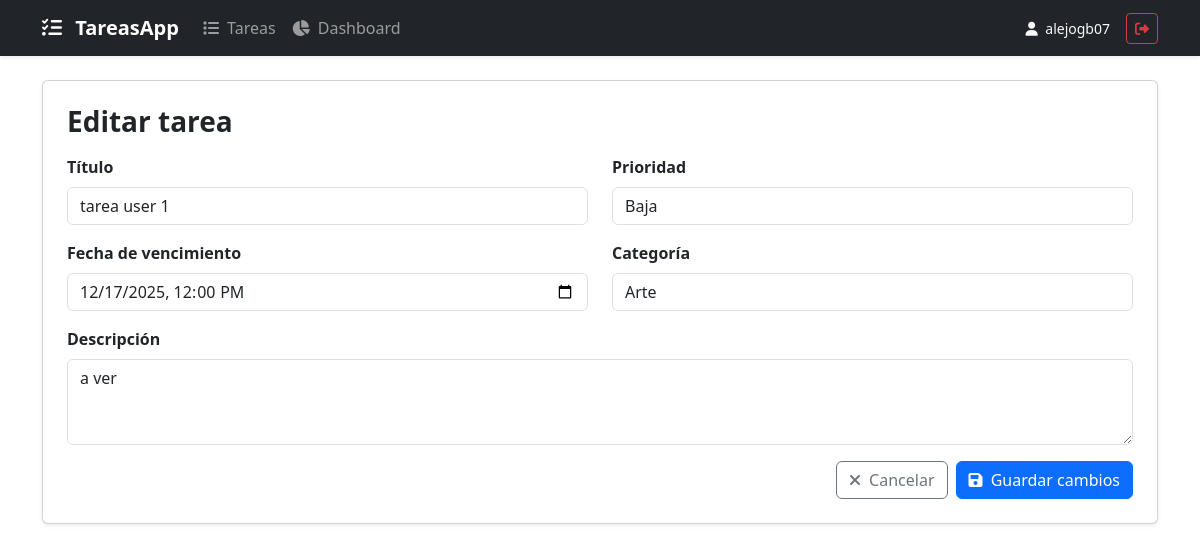
Page /editar/30/ (signed in) on the committed database.
### tareas/models.py (models this page shows, shortened)
class Tarea(models.Model):
    PRIORIDADES = [
        ('baja', 'Baja'),
        ('media', 'Media'),
        ('alta', 'Alta'),
    ]
    ESTADOS = [
        ('pendiente', 'Pendiente'),
        ('completada', 'Completada'),
    ]
    user = models.ForeignKey(User, on_delete=models.CASCADE, null=True, blank=True)
    titulo = models.CharField(max_length=255)
    descripcion = models.TextField(blank=True)
    fecha_creacion = models.DateTimeField(auto_now_add=True)
    fecha_vencimiento = models.DateTimeField(null=True, blank=True)
    prioridad = models.CharField(max_length=10, choices=PRIORIDADES, default='media')
    categoria = models.ForeignKey(Categoria, on_delete=models.SET_NULL, null=True, blank=True)
    estado = models.CharField(max_length=12, choices=ESTADOS, default='pendiente', blank=True, null=True)

### tareas/views.py (the view, shortened to what this page needs)
# urls.py: path('editar/<int:pk>/', EditarTareaView.as_view(), name='editar'),
class EditarTareaView(LoginRequiredMixin, UpdateView):
    model = Tarea
    form_class = TareaForm
    template_name = "tareas/editar.html"
    success_url = reverse_lazy("lista")
    def get_queryset(self):
        return Tarea.objects.filter(user=self.request.user)

### tareas/forms.py (shortened to what this page needs)
class TareaForm(forms.ModelForm):
    class Meta:
        model = Tarea
        fields = ["titulo", "descripcion", "fecha_vencimiento", "prioridad", "categoria", "estado"]
        widgets = {
            "titulo": forms.TextInput(attrs={"class": "form-control", "placeholder": "Título"}),
            "descripcion": forms.Textarea(attrs={"class": "form-control", "rows": 3, "placeholder": "Descripción"}),
            "fecha_vencimiento": forms.DateTimeInput(attrs={"class": "form-control", "type": "datetime-local"}),
            "prioridad": forms.Select(attrs={"class": "form-control"}),
            "categoria": forms.Select(attrs={"class": "form-control"}),
            "estado": forms.Select(attrs={"class": "form-control"}),
        }

### tareas/models.py (called while the page is built)
    def __str__(self):
        return self.nombre

### tareas/templates/tareas/editar.html (shortened to what this page needs)
{% extends "base.html" %}
{% block content %}
<div class="card shadow-sm p-4">
    <h3 class="fw-bold mb-3">Editar tarea</h3>
    <form method="POST">
        <div class="row">
            <div class="col-md-6 mb-3">
                <label class="form-label fw-semibold">Título</label>
                {{ form.titulo }}
            </div>
            <div class="col-md-6 mb-3">
                <label class="form-label fw-semibold">Prioridad</label>
                {{ form.prioridad }}
            </div>
            <div class="col-md-6 mb-3">
                <label class="form-label fw-semibold">Fecha de vencimiento</label>
                {{ form.fecha_vencimiento }}
            </div>
            <div class="col-md-6 mb-3">
                <label class="form-label fw-semibold">Categoría</label>
                {{ form.categoria }}
            </div>
            <div class="col-md-12 mb-3">
                <label class="form-label fw-semibold">Descripción</label>
                {{ form.descripcion }}
            </div>
        </div>
        <div class="d-flex justify-content-end gap-2">
            <a href="{% url 'detalle' tarea.id %}" class="btn btn-outline-secondary">
                <i class="fa-solid fa-xmark me-1"></i> Cancelar
            </a>
            <button class="btn btn-primary" type="submit">
                <i class="fa-solid fa-floppy-disk me-1"></i> Guardar cambios
            </button>
        </div>
    </form>
</div>
{% endblock %}

### tareas/templates/includes/navbar.html (shortened to what this page needs)
<nav class="navbar navbar-expand-lg navbar-dark bg-dark shadow-sm mb-4">
    <div class="container">
        <a class="navbar-brand fw-bold" href="{% if user.is_authenticated %}{% url 'lista' %}{% else %}{% url 'login' %}{% endif %}">
            <i class="fa-solid fa-list-check me-2"></i> TareasApp
        </a>
        {% if user.is_authenticated %}
        <div class="collapse navbar-collapse" id="navbarMain">
            <ul class="navbar-nav me-auto">
                <li class="nav-item">
                    <a class="nav-link {% if request.path == '/' %}active{% endif %}"
                       href="{% url 'lista' %}">
                        <i class="fa-solid fa-list me-1"></i> Tareas
                    </a>
                </li>
                <li class="nav-item">
                    <a class="nav-link {% if 'dashboard' in request.path %}active{% endif %}"
                       href="{% url 'dashboard' %}">
                        <i class="fa-solid fa-chart-pie me-1"></i> Dashboard
                    </a>
                </li>
            </ul>
            <div class="d-flex align-items-center gap-3 mt-3 mt-lg-0">
                <span class="text-light small">
                    <i class="fa-solid fa-user me-1"></i> {{ user.username }}
                </span>
                <form method="post" action="{% url 'logout' %}">
                    <button type="submit" class="btn btn-outline-danger btn-sm">
                        <i class="fa-solid fa-right-from-bracket"></i>
                    </button>
                </form>
            </div>
        </div>
        {% endif %}
    </div>
</nav>

### rows in the picture
Tarea: titulo "tarea user 1", prioridad "Baja", fecha_vencimiento "12/17/2025 12:00", categoria "Arte", descripcion "a ver"

### other values in the picture
{{ user.username }} "alejogb07"
